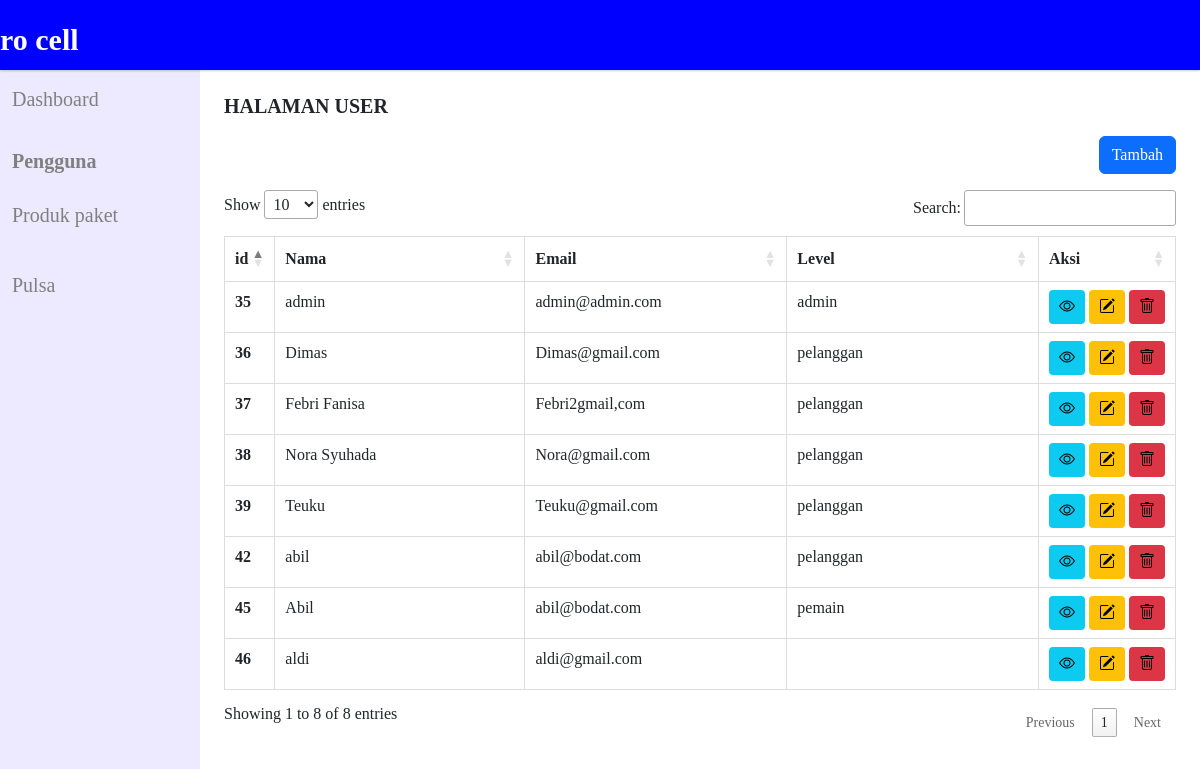
The app's page /admin/pengguna.php (signed in) with its own data.
### tables this page shows
CREATE TABLE `user` (
  `id` int(5) NOT NULL,
  `username` varchar(50) NOT NULL,
  `password` varchar(50) NOT NULL,
  `email` varchar(50) NOT NULL,
  `No_Telepon` varchar(50) NOT NULL,
  `level` varchar(288) NOT NULL
);

### admin/pengguna.php (the view, shortened to what this page needs)
<?php
include("../config/koneksi.php");
$query = mysqli_query($koneksi, "SELECT * FROM user");
while ($_record = mysqli_fetch_array($query)) {
    $result[] = $_record;
}
?>
<!DOCTYPE html>
<html lang="en">
<head>
    <link rel="stylesheet" href="../assets/css/swiper-bundle.min.css">
    <link rel="stylesheet" href="../assets/css/bootstrap.min.css">
    <link rel="stylesheet" href="../assets/css/style.css">
    <link rel="stylesheet" href="https://cdnjs.cloudflare.com/ajax/libs/font-awesome/6.4.0/css/all.min.css" />
    <link href="https://cdn.datatables.net/1.11.5/css/jquery.dataTables.min.css" rel="stylesheet">
    <link rel="stylesheet" href="https://unpkg.com/aos@next/dist/aos.css" />
    <link rel="stylesheet" href='https://unpkg.com/boxicons@2.0.7/css/boxicons.min.css'>
    <link href="https://cdnjs.cloudflare.com/ajax/libs/bootstrap/5.3.0/css/bootstrap.min.css" rel="stylesheet">
    <link rel="stylesheet" href="https://cdn.jsdelivr.net/npm/bootstrap-icons@1.10.3/font/bootstrap-icons.css">
</head>
<body>
    <nav>
        <div class="sidebar">
            <div class="navbar">
                <div class="logo"><a href="#" style="position: relative; top: -8px; margin-left: -510px; color: white;">Aero cell</a></div>
                <div class="nav-links">
                    <div class="header" style="margin-right: -570px">
                        <a class="nav-link text-white d-flex align-items-center gap-2" href="#" role="button" data-bs-toggle="dropdown" aria-expanded="false">
                        </a>
                    </div>
                </div>
            </div>
    </nav>
    <div class="container-fluid">
        <div class="row">
            <div class="col-lg-2 px-0" style="min-height: 90vh; font-size: 20px; margin-top: 60px; background-color: #ede9fe !important;">
                <div class="container-fluid" <div class="collapse navbar-collapse" id="navbarNav">
                    <ul class="navbar-nav d-flex flex-column gap-3 py-3">
                        <li class="nav-item" style="background-color: #ede9fe; color: grey;">
                            <a class="nav-link active" aria-current="page" href="dashbord.php">Dashboard</a>
                        </li>
                        <li class="nav-item" style="background-color: #ede9fe; color: grey;">
                            <a class="nav-link active fw-bold" aria-current="page" href="pengguna.php">Pengguna</a>
                        </li>
                        <p class="d-inline-flex gap-1">
                            <a data-bs-toggle="collapse" href="#collapseExample" aria-expanded="false" aria-controls="collapseExample" style="text-decoration: none; color:grey; font-weight: normal  ">
                                Produk paket
                            </a>
                        <li class="nav-item" style="color:grey;">
                            <a class="nav-link" href="pulsa.php">Pulsa</a>
                        </li>
                </div>
            </div>
            <div class="col-lg-10 p-4" style="margin-top: 70px;">
                <h5 style="font-weight: bold">HALAMAN USER</h5>
                <div class="row">
                    <div class="col d-flex justify-content-end mb-3" style="margin-top: 20px; margin-bottom: 20px;">
                        <button class="btn btn-primary" data-bs-toggle="modal" data-bs-target="#exampleModal" style="margin-top: -10px;">Tambah</button>
                    </div>
                </div>
                <?php
                if (empty($result)) {
                    echo "Data user tidak ada";
                } else {
                ?>
                    <div class="table-responsive">
                        <table id="myTable" class="table table-bordered table-hover">
                            <thead>
                                <tr>
                                    <th scope="col">id</th>
                                    <th scope="col">Nama</th>
                                    <th scope="col">Email</th>
                                    <th scope="col">Level</th>
                                    <th scope="col">Aksi</th>
                                </tr>
                            </thead>
                            <tbody>
                                <?php
                                foreach ($result as $row) {
                                ?>
                                    <tr>
                                        <th align="center" scope="row" width="5%"><?php echo $row['id'] ?></th>
                                        <td width="30%"><?php echo $row['username'] ?></td>
                                        <td width="30%"><?php echo $row['email'] ?></td>
                                        <td width="30%"><?php echo $row['level'] ?></td>
                                        <td width="5%">
                                            <div class="d-flex gap-1">
                                                <button class="btn btn-info btn-sm">
                                                    <i class="bi bi-eye fs-6" data-bs-toggle="modal" data-bs-target="#exampleModal1<?php echo $row['id'] ?>"></i>
                                                </button>
                                                <button class="btn btn-warning btn-sm" data-bs-toggle="modal" data-bs-target="#exampleModalupdate<?php echo $row['id'] ?>"><i class="bi bi-pencil-square fs-6"></i></button>
                                                <button class="btn btn-danger btn-sm" data-bs-toggle="modal" data-bs-target="#exampleModaldelete<?php echo $row['id'] ?>"><i class="bi bi-trash fs-6"></i></button>
                                        </td>
                                    </tr>
                                <?php } ?>
                            </tbody>
                        </table>
                    <?php
                }
                    ?>
                    <?php
                    foreach ($result as $row) {
                    ?>
                    </div>
                <?php } ?>
</body>
</html>

### assets/css/style.css (style rules this page uses)
body { font-family: italic; }
h1, h2, h3, p, .navbar .logo a, .product-info, footer { font-family: italic; font-weight: bold; }
* { margin: 0; padding: 0; box-sizing: border-box; font-family: italic; }
.header { margin-left: -90px; }
nav { position: fixed; top: 0; left: 0; width: 100%; height: 100%; height: 70px; background: white; box-shadow: 0 1px 2px rgba(0, 0, 0, 0.2); z-index: 99; }
nav .navbar { height: 100%; max-width: 1250px; width: 100%; display: flex; align-items: center; justify-content: space-between; margin: auto; padding: 0 50px; }
.navbar .logo a { font-size: 30px; color: black; text-decoration: none; font-weight: 600; font-family: 'caveat', cursive; }
nav .navbar .nav-links { line-height: 70px; height: 100%; }

### admin/pengguna.php (style rules this page uses)
nav { background-color: #0000FF; }
#myTable tbody tr:nth-child(even) { background-color: #f9f9f9; }
#myTable { border-collapse: collapse; }
#myTable th, #myTable td { border: 1px solid #ddd; }
.dataTables_wrapper .btn { font-size: 14px; padding: 5px 10px; color: white; border: none; }
.dataTables_wrapper .btn { color: black; }

### records on screen
user: id "35", username "admin", email "admin@admin.com", level "admin"
user: id "36", username "Dimas", email "Dimas@gmail.com", level "pelanggan"
user: id "37", username "Febri Fanisa", email "Febri2gmail,com", level "pelanggan"
user: id "38", username "Nora Syuhada", email "Nora@gmail.com", level "pelanggan"
user: id "39", username "Teuku", email "Teuku@gmail.com", level "pelanggan"
user: id "42", username "abil", email "abil@bodat.com", level "pelanggan"
user: id "45", username "Abil", email "abil@bodat.com", level "pemain"
user: id "46", username "aldi", email "aldi@gmail.com"
